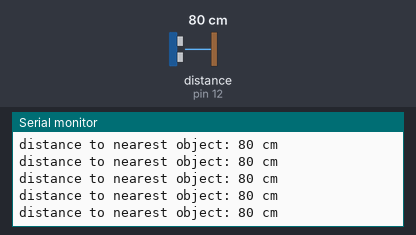
A sketch run on a simulated Arduino Uno, built with avr-gcc and run on an emulated ATmega328P. Parts: the last lines printed to the serial monitor. Wiring (inferred from the names in the program): ultrasonic range finder: trigger pin 13; echo pin 12. The test bench sets the inputs (shaded band); at power-on: distance to the obstacle (sensor on pin 12) 80 cm. The echo pulse lasts 58.3 µs per cm.

Above: at 1.2 s.
1.3 s: distance to the obstacle (sensor on pin 12) set to 2 cm
At 1.38 s:
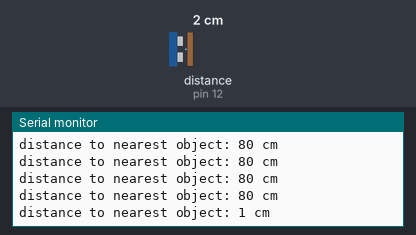
4.3 s: distance to the obstacle (sensor on pin 12) set to 4 cm
At 5.0 s:
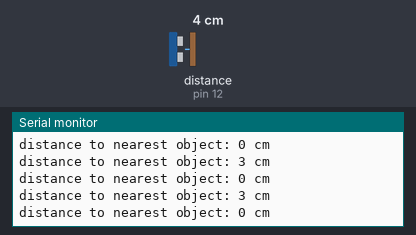
7.3 s: distance to the obstacle (sensor on pin 12) set to 35 cm
At 7.5 s:
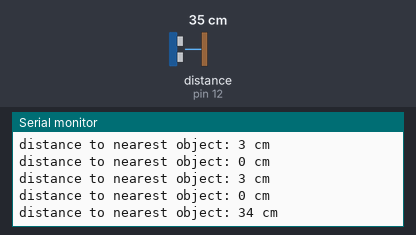
10.3 s: distance to the obstacle (sensor on pin 12) set to 250 cm
At 10.39 s:
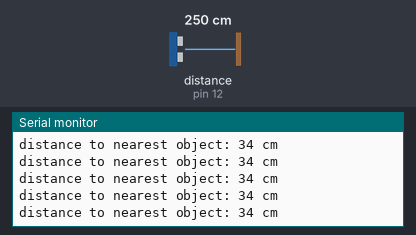
Timing chart, 0 to 13.3 s (numbered marks = the images above; inputs shaded):
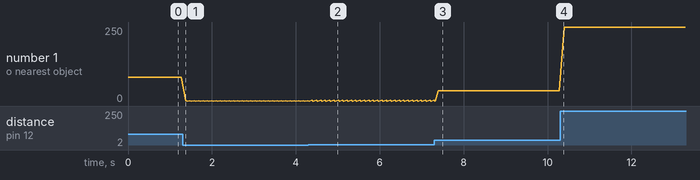

The sketch:

ultrasonic.ino
```cpp
const unsigned int TRIG_PIN=13;
const unsigned int ECHO_PIN=12;
const unsigned int BAUD_RATE=9600;

void setup() {
  pinMode(TRIG_PIN, OUTPUT);
  pinMode(ECHO_PIN, INPUT);
  Serial.begin(BAUD_RATE);
}

void loop() {
  digitalWrite(TRIG_PIN, LOW);
  delayMicroseconds(2);
  digitalWrite(TRIG_PIN, HIGH);
  delayMicroseconds(10);
  digitalWrite(TRIG_PIN, LOW);


 const unsigned long duration= pulseIn(ECHO_PIN, HIGH);
 int distance= duration/29/2;
 if(duration==0){
   Serial.println("Warning: no pulse from sensor");
   }
  else{
      Serial.print("distance to nearest object: ");
      Serial.print(distance);
      Serial.println(" cm");
      if(distance<5){
        Serial.print("distance to nearest object: ");
        Serial.println("0 cm");
      }
  }
 delay(100);
 }
```

Measured:
- after the input at 1.3 s, the serial monitor: prints a new line after 0.07 s (image 1)
- after the input at 4.3 s, the serial monitor: prints a new line after 0.08 s (image 2)
- after the input at 7.3 s, the serial monitor: prints a new line after 0.10 s (image 3)
- plotted number 1: 80 → 1 after the input at 1.3 s, 1 → 3 after the input at 4.3 s, 3 → 34 after the input at 7.3 s, 34 → 250 after the input at 10.3 s
